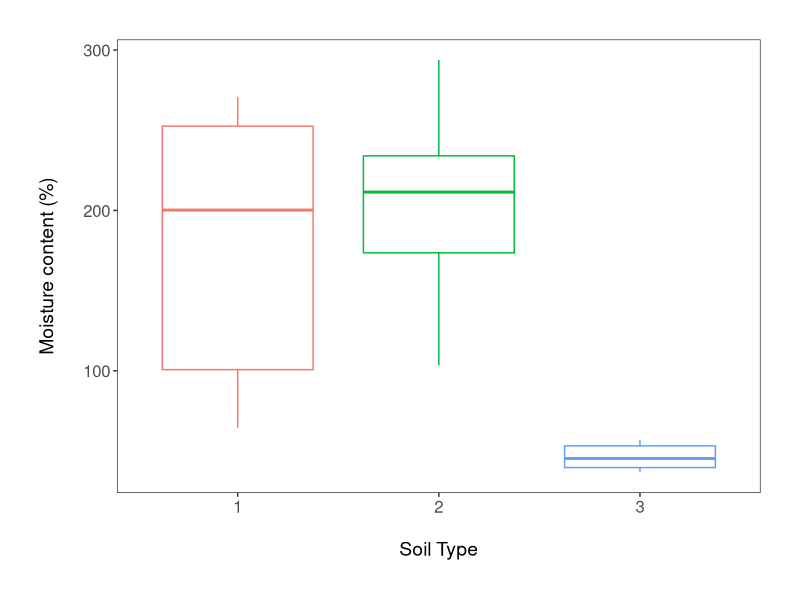
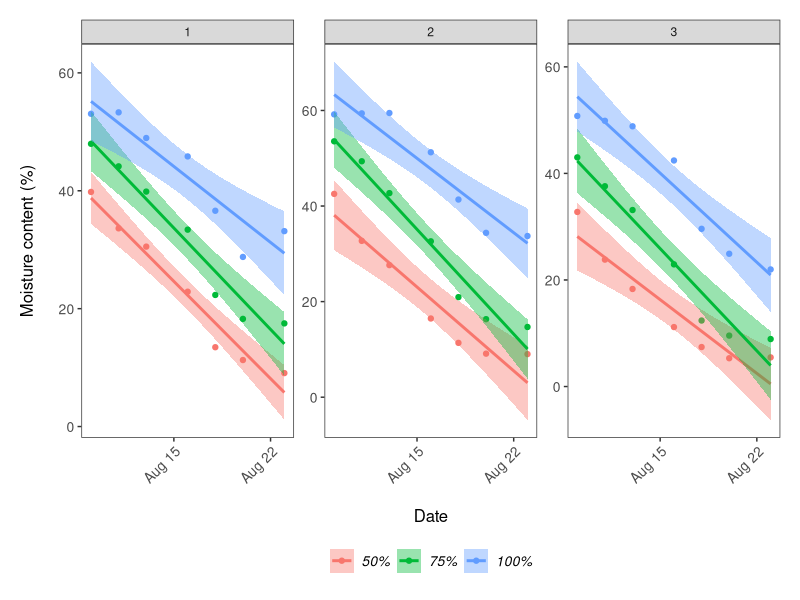
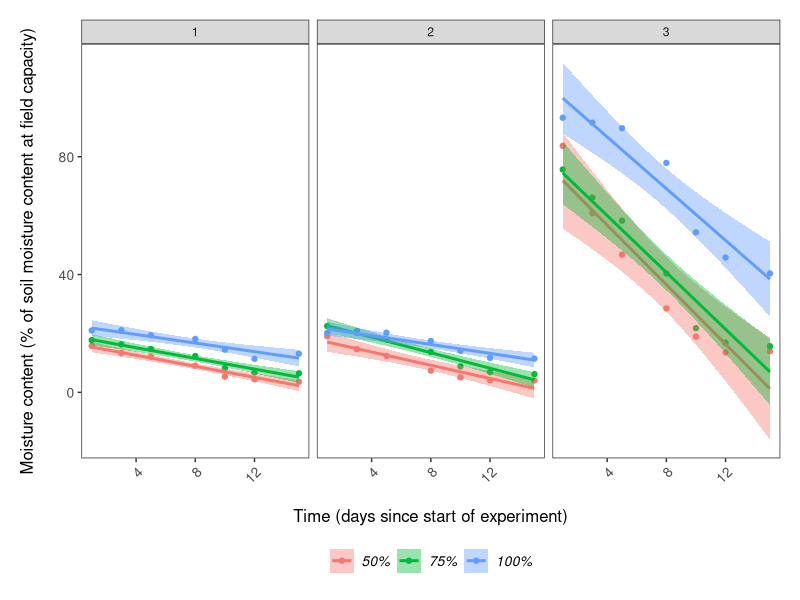
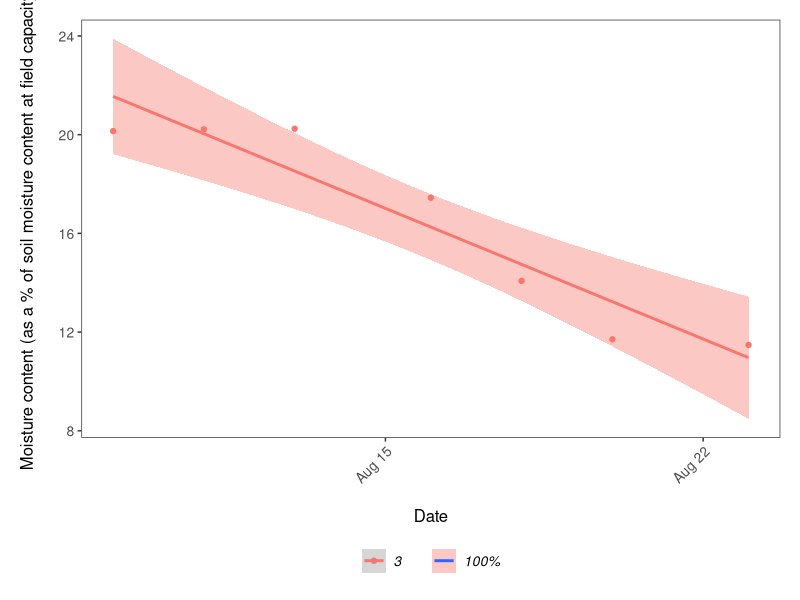

The R source for these figures, in order: (Note: this script raises an error after producing the figures.)
## DISSERTATION PROJECT ##

# Libraries ----
library(tidyverse)
library(readxl)

# Import datasets ----
ratio <- read_excel("root-shoot.xls")
field_capacity <- read_excel("Field_capacity_diss.xlsx")
moisture <- read_excel("moisture.xlsx")

# Data manipulation field capacity dataset ----
# water content = grams of water contained in the soil per pot
# moisture = mean and sd per pot measured by probe every other day in %
field_capacity <- field_capacity %>% 
  mutate(soil_type = as_factor(soil_type), pot_number = as_factor(pot_number)) %>% 
  mutate(water_content_gr = total_fresh-total_dry) %>%  # creating a new column for amount of water in soil
  mutate(moisture_content_percent = ((total_fresh/total_dry)-1)*100)  # new column with moisture content in %

# Boxplot checking for differences of soil moisture between soil types ----
(soil_moisture_boxplot <- ggplot(field_capacity, aes(soil_type, moisture_content_percent)) +
    geom_boxplot(aes(color = soil_type)) +
    theme_bw() +
    ylab("Moisture content (%)\n") +                             
    xlab("\nSoil Type")  +
    theme(axis.text = element_text(size = 12),
          axis.title = element_text(size = 14, face = "plain"),                     
          panel.grid = element_blank(),       
          plot.margin = unit(c(1,1,1,1), units = , "cm"),  
          legend.position = "none"))

# ggsave(soil_moisture_boxplot, file = "outputs/soil_moisture_boxplot.png", width = 12, height = 7) 

# Data manipulation for moisture measures ----
# moisture probe measures need to be plotted against time to see the progression 
# before relating them to the soil moisture content 
moisture <- moisture %>% 
  mutate(soil_type = as_factor(soil_type), pot = as_factor(pot)) %>% 
  tidyr::separate(date, c("year", "month", "day"), sep = "-", remove = FALSE) %>% 
  select(-year,-month) %>% 
  mutate(day = case_when(day == "09" ~ 1, day == "11" ~ 3, day == "13" ~ 5, 
                         day == "16" ~ 8, day == "18" ~ 10, day == "20" ~ 12, 
                         day == "23" ~ 15)) %>% 
  mutate(drought_level = case_when(pot == 1 ~ "50%",
                                   pot == 2 ~ "75%",
                                   pot == 3 ~ "100%",
                                   pot == 4 ~ "50%",
                                   pot == 5 ~ "75%",
                                   pot == 6 ~ "100%")) %>% 
  mutate(drought_level = as_factor(drought_level)) %>% 
  mutate(soil_type_moisture = c(field_capacity$moisture_content_percent,
                           field_capacity$moisture_content_percent,
                           field_capacity$moisture_content_percent,
                           field_capacity$moisture_content_percent,
                           field_capacity$moisture_content_percent,
                           field_capacity$moisture_content_percent,
                           field_capacity$moisture_content_percent)) %>% 
  mutate(drought_level_percent = (mean_moisture*100)/soil_type_moisture) %>% 
  filter(pot %in% c(1,2,3))  # only selecting pots that have plant data

# Graph of moisture accross time ----
(moisture_time_series <- ggplot(moisture, aes(date, mean_moisture, color = drought_level)) +
    geom_point() +
    facet_wrap(~ soil_type, scales = "free_y") +
    geom_smooth(formula = y ~ x, method = "lm", aes(fill = drought_level)) + # add se = FALSE to remove error shading
    theme_bw() +
    ylab("Moisture content (%)\n") +                             
    xlab("\nDate") +
    theme(axis.text.x = element_text(size = 10, angle = 45, vjust = 1, hjust = 1),  # making the dates at a bit of an angle
          axis.text.y = element_text(size = 10),
          axis.title = element_text(size = 12, face = "plain"),                        
          panel.grid = element_blank(),  
          plot.margin = unit(c(0.5,0.5,0.5,0.5), units = , "cm"),  # Adding a margin around the plot
          legend.text = element_text(size = 10, face = "italic"),  
          legend.title = element_blank(),  # Removing the legend title 
          legend.position = "bottom")) 

# ggsave(moisture_time_series, file = "outputs/moisture_time_series.png", width = 12, height = 7) 

# Graph of field capacity % accross time ----
(field_capacity_time_series <- ggplot(moisture, aes(day, drought_level_percent, color = drought_level, fill = drought_level)) +
    geom_point() +
    geom_smooth(formula = y ~ x, method = "lm") + # add se = FALSE to remove error shading
    theme_bw() +
    facet_wrap(~ soil_type, scales = "fixed") +
    ylab("Moisture content (% of soil moisture content at field capacity)\n") +                             
    xlab("\nTime (days since start of experiment)") +
    theme(axis.text.x = element_text(size = 10, angle = 45, vjust = 1, hjust = 1),  # making the dates at a bit of an angle
          axis.text.y = element_text(size = 10),
          axis.title = element_text(size = 12, face = "plain"),                        
          panel.grid = element_blank(),  
          plot.margin = unit(c(0.5,0.5,0.5,0.5), units = , "cm"),  # Adding a margin around the plot
          legend.text = element_text(size = 10, face = "italic"),  
          legend.title = element_blank(),  # Removing the legend title 
          legend.position = "bottom")) 

# ggsave(field_capacity_time_series, file = "outputs/field_capacity_time_series.png", width = 12, height = 7) 
# whole figure tells us that there are both significant differences between soil types AND between drought treatments 

# Trying to figure out what is going on with soil 2 100% moisture measures = large differences according to pot ----
subset_moisture_soil_2 <- filter(moisture, soil_type == "2" & drought_level == "100%")

(field_capacity_time_series <- ggplot(subset_moisture_soil_2, aes(date, drought_level_percent, color = pot)) +
    geom_point() +
    geom_smooth(formula = y ~ x, method = "lm", aes(fill = drought_level)) + # add se = FALSE to remove error shading
    theme_bw() +
    ylab("Moisture content (as a % of soil moisture content at field capacity)\n") +                             
    xlab("\nDate") +
    theme(axis.text.x = element_text(size = 10, angle = 45, vjust = 1, hjust = 1),  # making the dates at a bit of an angle
          axis.text.y = element_text(size = 10),
          axis.title = element_text(size = 12, face = "plain"),                        
          panel.grid = element_blank(),  
          plot.margin = unit(c(0.5,0.5,0.5,0.5), units = , "cm"),  # Adding a margin around the plot
          legend.text = element_text(size = 10, face = "italic"),  
          legend.title = element_blank(),  # Removing the legend title 
          legend.position = "bottom")) 

pot_model <- lm(drought_level_percent ~ pot, data = subset_moisture_soil_2)
summary(pot_model)
anova(pot_model)
plot(pot_model)

# Data manipulation ratio dataset ----
# Rename columns and create factor levels for species, drought level and soil type #
ratio <- ratio %>% 
  rename(root_shoot = "Root/Shoot", drought = Drought_level, soil = Soil_Type, species = Species) %>% 
  mutate(species = as.factor(species), drought = as.factor(drought), soil = as.factor(soil)) %>% 
  filter(!root_shoot > 2.5)  # take out the outliers

# Boxplot root/shoot and drought level ----
(ratio_boxplot <- ggplot(ratio, aes(drought, root_shoot)) +
    geom_boxplot(aes(color = drought)) +
    theme_bw() +
    ylab("Root/shoot ratio\n") +                             
    xlab("\nDrought level")  +
    theme(axis.text = element_text(size = 12),
          axis.title = element_text(size = 14, face = "plain"),                     
          panel.grid = element_blank(),       
          plot.margin = unit(c(1,1,1,1), units = , "cm"),  
          legend.position = "none"))

# ggsave(ratio_boxplot, file = "outputs/ratio_boxplot.png", width = 12, height = 7)

# Boxplot root/shoot and soil types ----
(ratio_soil_boxplot <- ggplot(ratio, aes(soil, root_shoot)) +
    geom_boxplot(aes(color = soil)) +
    theme_bw() +
    ylab("Root/shoot ratio\n") +                             
    xlab("\nSoil type")  +
    theme(axis.text = element_text(size = 12),
          axis.title = element_text(size = 14, face = "plain"),                     
          panel.grid = element_blank(),       
          plot.margin = unit(c(1,1,1,1), units = , "cm"),  
          legend.position = "none"))

# ggsave(ratio_soil_boxplot, file = "outputs/ratio_soil_boxplot.png", width = 12, height = 7)

# Boxplot root/shoot + drought level + soil types ----
(ratio_drought_soil_boxplot <- ggplot(ratio, aes(drought, root_shoot, color = soil)) +
    geom_boxplot() +
    theme_bw() +
    ylab("Root/shoot ratio\n") +                             
    xlab("\nDrought level")  +
    theme(axis.text = element_text(size = 12),
          axis.title = element_text(size = 14, face = "plain"),                     
          panel.grid = element_blank(),       
          plot.margin = unit(c(1,1,1,1), units = , "cm"),  
          legend.position = "bottom"))

# ggsave(ratio_drought_soil_boxplot, file = "outputs/ratio_drought_soil_boxplot.png", width = 12, height = 7)

# Stats ratio ----
ratio_model <- lm(root_shoot ~ drought*soil*species, data = ratio)
summary(ratio_model)
anova(ratio_model)
plot(ratio_model)

ratio_model2 <- lm(root_shoot ~ drought*species + soil, data = ratio)
summary(ratio_model2)
anova(ratio_model2)
plot(ratio_model2)

ratio_model3 <- lm(root_shoot ~ drought + species + soil, data = ratio)
summary(ratio_model3)
anova(ratio_model3)
plot(ratio_model3)

AIC(ratio_model, ratio_model2, ratio_model3)  # model 2 is much better (lower) than other 2 so explains variation the most 

# Verification of assumptions
ratio_resids <- resid(ratio_model2)
shapiro.test(ratio_resids)
bartlett.test(root_shoot ~ drought*species + soil, data = ratio)  # doesn't work with interaction terms? 
fligner.test(root_shoot ~ drought*species + soil, data = ratio) 

# Stats leaf area ----
leaf_area_model <- lm(Leaf_area ~ drought*soil*species, data = ratio)
summary(leaf_area_model)
anova(leaf_area_model)
plot(leaf_area_model)

# Verification of assumptions # 
leaf_resids <- resid(leaf_area_model)
shapiro.test(leaf_resids)
bartlett.test(Leaf_area ~ drought*soil*species, data = ratio)  # doesn't work with interaction terms? 

# To see which drought level drives the significant results #
ratio_aov <- aov(root_shoot ~ drought*soil*species, data = ratio)
TukeyHSD(ratio_aov)

